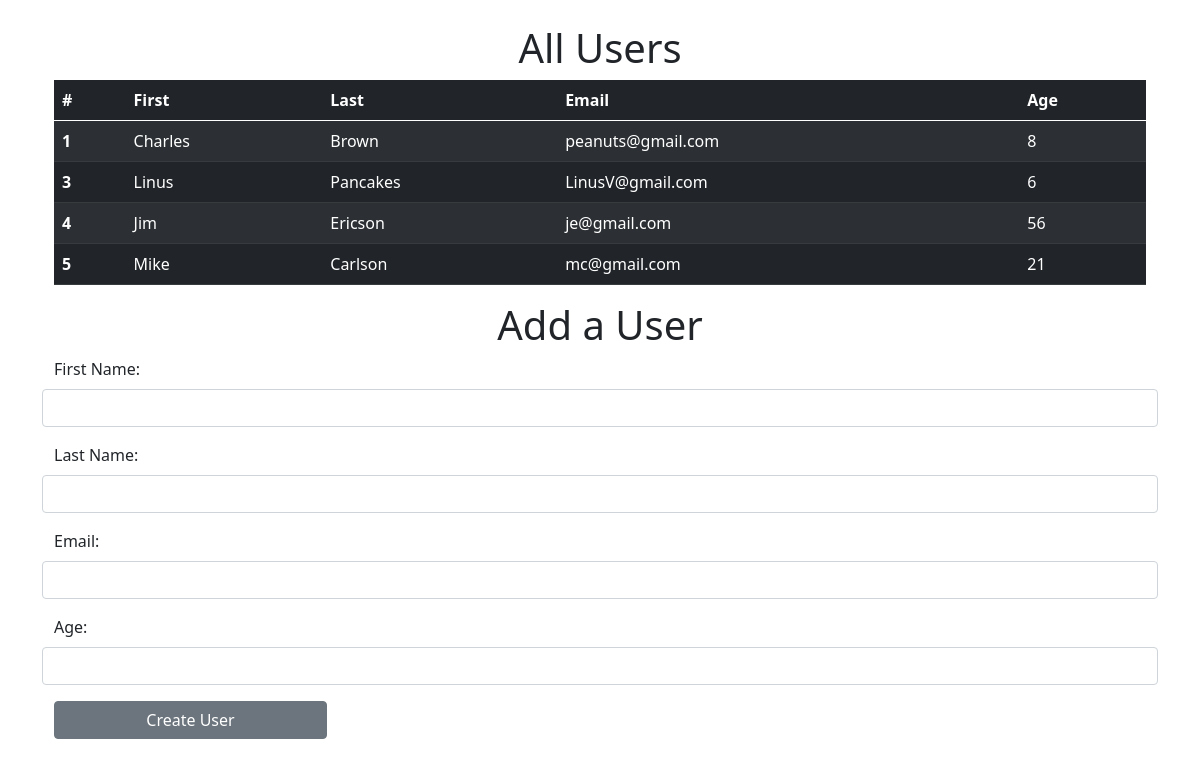
The page / on the database its author committed.
### users_app/models.py (models this page shows)
class User(models.Model):
    first_name = models.CharField(max_length=200)
    last_name = models.CharField(max_length=200)
    email = models.CharField(max_length=200)
    age = models.IntegerField()
    created_at = models.DateTimeField(auto_now_add=True)
    updated_at = models.DateTimeField(auto_now=True)

### users_app/views.py (the view)
# urls.py: path('', views.index),
def index(request):
    context = {
        'all_users': User.objects.all()
    }
    return render(request, 'index.html', context)

### users_app/templates/index.html (shortened to what this page needs)
<!DOCTYPE html>
<html lang="en">
<head>
    <link href="https://cdn.jsdelivr.net/npm/bootstrap@5.0.2/dist/css/bootstrap.min.css" rel="stylesheet">
</head>
<body>
    <div class="container p-4">
        <h1 class="text-center">All Users</h1>
        <table class="table table-dark table-striped">
            <thead>
                <tr>
                    <th scope="col">#</th>
                    <th scope="col">First</th>
                    <th scope="col">Last</th>
                    <th scope="col">Email</th>
                    <th scope="col">Age</th>
                </tr>
            </thead>
            <tbody>
                {% for user in all_users %}
                <tr>
                        <th>{{user.id}}</th>
                        <td>{{user.first_name}}</td>
                        <td>{{user.last_name}}</td>
                        <td>{{user.email}}</td>
                        <td>{{user.age}}</td>
                </tr>
                {% endfor %}
            </tbody>
        </table>
            <h1 class="text-center">Add a User</h1>
            <form action="/create_user" method="post">
                <div class="row mb-3">
                    <label for="first_name" class="form-label col-sm-4">First Name:</label>
                    <input type="text" class="form-control col-sm-4" name="first_name">
                </div>
                <div class="row mb-3">
                    <label for="last_name" class="form-label col-sm-4">Last Name:</label>
                    <input type="text" class="form-control col-sm-4" name="last_name">
                </div>
                <div class="row mt-3">
                    <label for="email" class="form-label col-sm-4">Email:</label>
                    <input type="text" class="form-control col-sm-4" name="email">
                </div>
                <div class="row mt-3">
                    <label for="age" class="form-label col-sm-4">Age:</label>
                    <input type="number" class="form-control col-sm-4" name="age">
                </div>
            <button class="btn btn-secondary col-md-3 mt-3">Create User</button>
            </form>
    </div>
</body>
</html>

### rows shown on the page
User: id "1", first_name "Charles", last_name "Brown", email "peanuts@gmail.com", age "8"
User: id "3", first_name "Linus", last_name "Pancakes", email "LinusV@gmail.com", age "6"
User: id "4", first_name "Jim", last_name "Ericson", email "je@gmail.com", age "56"
User: id "5", first_name "Mike", last_name "Carlson", email "mc@gmail.com", age "21"
